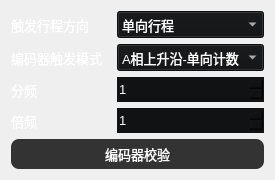
               <widget class="QWidget" name="page_10">
                <layout class="QGridLayout" name="gridLayout_15">
                 <item row="2" column="0">
                  <layout class="QHBoxLayout" name="horizontalLayout_54">
                   <item>
                    <widget class="QLabel" name="label_63">
                     <property name="sizePolicy">
                      <sizepolicy hsizetype="Fixed" vsizetype="Preferred">
                       <horstretch>0</horstretch>
                       <verstretch>0</verstretch>
                      </sizepolicy>
                     </property>
                     <property name="minimumSize">
                      <size>
                       <width>100</width>
                       <height>0</height>
                      </size>
                     </property>
                     <property name="font">
                      <font>
                       <pointsize>10</pointsize>
                      </font>
                     </property>
                     <property name="styleSheet">
                      <string notr="true">color: rgb(255, 255, 255);</string>
                     </property>
                     <property name="text">
                      <string>分频</string>
                     </property>
                    </widget>
                   </item>
                   <item>
                    <widget class="QSpinBox" name="FenPinSpinBox">
                     <property name="minimumSize">
                      <size>
                       <width>60</width>
                       <height>25</height>
                      </size>
                     </property>
                     <property name="font">
                      <font>
                       <pointsize>10</pointsize>
                      </font>
                     </property>
                     <property name="styleSheet">
                      <string notr="true">background-color: rgb(17, 18, 20);
border:none;
color:rgb(255,255,255);</string>
                     </property>
                     <property name="value">
                      <number>1</number>
                     </property>
                    </widget>
                   </item>
                  </layout>
                 </item>
                 <item row="0" column="0">
                  <layout class="QHBoxLayout" name="horizontalLayout_52">
                   <item>
                    <widget class="QLabel" name="label_58">
                     <property name="sizePolicy">
                      <sizepolicy hsizetype="Fixed" vsizetype="Preferred">
                       <horstretch>0</horstretch>
                       <verstretch>0</verstretch>
                      </sizepolicy>
                     </property>
                     <property name="minimumSize">
                      <size>
                       <width>100</width>
                       <height>0</height>
                      </size>
                     </property>
                     <property name="font">
                      <font>
                       <pointsize>10</pointsize>
                      </font>
                     </property>
                     <property name="styleSheet">
                      <string notr="true">color: rgb(255, 255, 255);</string>
                     </property>
                     <property name="text">
                      <string>触发行程方向</string>
                     </property>
                    </widget>
                   </item>
                   <item>
                    <widget class="QComboBox" name="ChuFaCombox">
                     <property name="minimumSize">
                      <size>
                       <width>60</width>
                       <height>27</height>
                      </size>
                     </property>
                     <property name="font">
                      <font>
                       <pointsize>10</pointsize>
                      </font>
                     </property>
                     <property name="styleSheet">
                      <string notr="true">background-color: rgb(17, 18, 20);
color:rgb(255,255,255);</string>
                     </property>
                     <item>
                      <property name="text">
                       <string>单向行程</string>
                      </property>
                     </item>
                     <item>
                      <property name="text">
                       <string>回退跟踪(反向不计)</string>
                      </property>
                     </item>
                     <item>
                      <property name="text">
                       <string>回退忽略</string>
                      </property>
                     </item>
                     <item>
                      <property name="text">
                       <string>双向扫描</string>
                      </property>
                     </item>
                    </widget>
                   </item>
                  </layout>
                 </item>
                 <item row="3" column="0">
                  <layout class="QHBoxLayout" name="horizontalLayout_53">
                   <item>
                    <widget class="QLabel" name="label_62">
                     <property name="sizePolicy">
                      <sizepolicy hsizetype="Fixed" vsizetype="Preferred">
                       <horstretch>0</horstretch>
                       <verstretch>0</verstretch>
                      </sizepolicy>
                     </property>
                     <property name="minimumSize">
                      <size>
                       <width>100</width>
                       <height>0</height>
                      </size>
                     </property>
                     <property name="font">
                      <font>
                       <pointsize>10</pointsize>
                      </font>
                     </property>
                     <property name="styleSheet">
                      <string notr="true">color: rgb(255, 255, 255);</string>
                     </property>
                     <property name="text">
                      <string>倍频</string>
                     </property>
                    </widget>
                   </item>
                   <item>
                    <widget class="QSpinBox" name="BeiPinSpinBox">
                     <property name="minimumSize">
                      <size>
                       <width>60</width>
                       <height>25</height>
                      </size>
                     </property>
                     <property name="font">
                      <font>
                       <pointsize>10</pointsize>
                      </font>
                     </property>
                     <property name="styleSheet">
                      <string notr="true">background-color: rgb(17, 18, 20);
border:none;
color:rgb(255,255,255);</string>
                     </property>
                     <property name="value">
                      <number>1</number>
                     </property>
                    </widget>
                   </item>
                  </layout>
                 </item>
                 <item row="1" column="0">
                  <layout class="QHBoxLayout" name="horizontalLayout_67">
                   <item>
                    <widget class="QLabel" name="label_66">
                     <property name="sizePolicy">
                      <sizepolicy hsizetype="Fixed" vsizetype="Preferred">
                       <horstretch>0</horstretch>
                       <verstretch>0</verstretch>
                      </sizepolicy>
                     </property>
                     <property name="minimumSize">
                      <size>
                       <width>100</width>
                       <height>0</height>
                      </size>
                     </property>
                     <property name="font">
                      <font>
                       <pointsize>10</pointsize>
                      </font>
                     </property>
                     <property name="styleSheet">
                      <string notr="true">color: rgb(255, 255, 255);</string>
                     </property>
                     <property name="text">
                      <string>编码器触发模式</string>
                     </property>
                    </widget>
                   </item>
                   <item>
                    <widget class="QComboBox" name="EnCodeTriComBox">
                     <property name="minimumSize">
                      <size>
                       <width>60</width>
                       <height>27</height>
                      </size>
                     </property>
                     <property name="font">
                      <font>
                       <pointsize>10</pointsize>
                      </font>
                     </property>
                     <property name="styleSheet">
                      <string notr="true">background-color: rgb(17, 18, 20);
color:rgb(255,255,255);</string>
                     </property>
                     <item>
                      <property name="text">
                       <string>A相上升沿-单向计数</string>
                      </property>
                     </item>
                     <item>
                      <property name="text">
                       <string>A相上升沿-双向计数</string>
                      </property>
                     </item>
                     <item>
                      <property name="text">
                       <string>A相双边沿-双向计数</string>
                      </property>
                     </item>
                     <item>
                      <property name="text">
                       <string>A&amp;B相双边沿-双向</string>
                      </property>
                     </item>
                    </widget>
                   </item>
                  </layout>
                 </item>
                 <item row="4" column="0">
                  <widget class="QPushButton" name="pushButton_3">
                   <property name="minimumSize">
                    <size>
                     <width>0</width>
                     <height>30</height>
                    </size>
                   </property>
                   <property name="font">
                    <font>
                     <pointsize>10</pointsize>
                    </font>
                   </property>
                   <property name="styleSheet">
                    <string notr="true">#pushButton_3
{
border-radius:8px;
color: #FFFFFF;
 background-color: #333333; 

}

#pushButton_3::hover
{	
color: #FFFFFF;

background-color: #1781b5;

}

#pushButton_3::pressed,QPushButton::checked
{
    color: #FFFFFF;
   background-color: #718093;
}</string>
                   </property>
                   <property name="text">
                    <string>编码器校验</string>
                   </property>
                  </widget>
                 </item>
                </layout>
               </widget>
